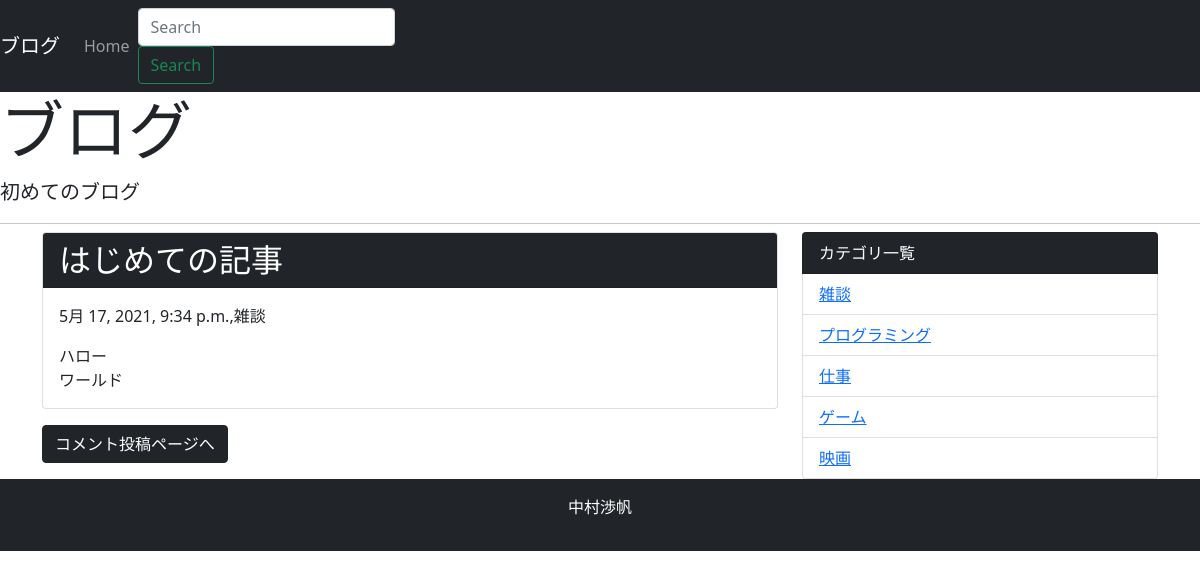
Page /detail/1/ on the committed database.
### blog/models.py (models this page shows, shortened)
class Post(models.Model):
    title = models.CharField('タイトル', max_length=255)
    text = models.TextField('本文')
    created_at = models.DateTimeField('作成日', default=timezone.now)
    category = models.ForeignKey(
        Category, verbose_name='カテゴリ', on_delete=models.PROTECT)

class Category(models.Model):
    name = models.CharField('カテゴリ名', max_length=255)
    created_at = models.DateTimeField('作成日', default=timezone.now)
    def __str__(self):
        return self.name

### blog/views.py (the view)
# urls.py: path('detail/<int:pk>/', views.DetailView.as_view(), name='detail'),
class DetailView(generic.DetailView):
    model = Post

### blog/context_processors.py (called while the page is built)
def common(request):
    context = {
        'category_list': Category.objects.all(),
    }
    return context

### blog/templates/blog/post_detail.html (shortened to what this page needs)
{% extends 'blog/base.html' %}
{% block content %}
<div class="card mb-3">
  <h2 class="card-header bg-dark text-white">{{post.title}}</h2>
  <div class="card-body">
    <p>{{ post.created_at }},{{ post.category }}</p>
    {{ post.text | linebreaksbr | urlize }}
  </div>
</div>
<a class="btn btn-dark" href="{% url 'blog:comment' post.pk %}">コメント投稿ページへ</a>
{% endblock %}

### blog/templates/blog/base.html (shortened to what this page needs)
<!doctype html>
<html lang="ja">
  <head>
    <link href="https://cdn.jsdelivr.net/npm/bootstrap@5.0.0-beta1/dist/css/bootstrap.min.css" rel="stylesheet"
>
  </head>
  <body>
    <nav class="navbar navbar-expand-lg navbar-dark bg-dark">
      <a class="navbar-brand" href="#">ブログ</a>
      <div class="collapse navbar-collapse" id="navbarSupportedContent">
        <ul class="navbar-nav mr-auto">
          <li class="nav-item active">
            <a class="nav-link" href="{% url 'blog:index' %}">Home</a>
          </li>
        </ul>
        <form class="form-inline my-2 my-lg-0" method="GET" action="{% url 'blog:index' %}">
          <input class="form-control mr-sm-2" type="text" placeholder="Search" aria-label="Search" name="keyword">
          <button class="btn btn-outline-success my-2 my-sm-0" type="submit">Search</button>
        </form>
      </div>
    </nav>
    <div class="jumbotron">
      <h1 class="display-3">ブログ</h1>
      <p class="lead">初めてのブログ</p>
      <hr class="my-2">
    </div>
    <div class="container">
      <div class="row">
        <div class="col-md-8">
          {% block content %}
          {% endblock %}
        </div>
        <div class="col-md-4">
          <ul class="list-group">
            <li class="list-group-item bg-dark text-white">カテゴリ一覧</li>
            {% for category in category_list %}
            <li class="list-group-item"><a href="{% url 'blog:category' category.pk %}">{{category}}</a></li>
            {% endfor %}
          </ul>
        </div>
      </div>
    </div>
    <footer class="bg-dark text-white text-center py-3">
      <p>中村渉帆</p>
    </footer>
  </body>
</html>

### rows in the picture
Post: title "はじめての記事", created_at "5月 17, 2021, 9:34 p.m.", category "雑談", text "ハロー ワールド"
Category: name "雑談"
Category: name "プログラミング"
Category: name "仕事"
Category: name "ゲーム"
Category: name "映画"
